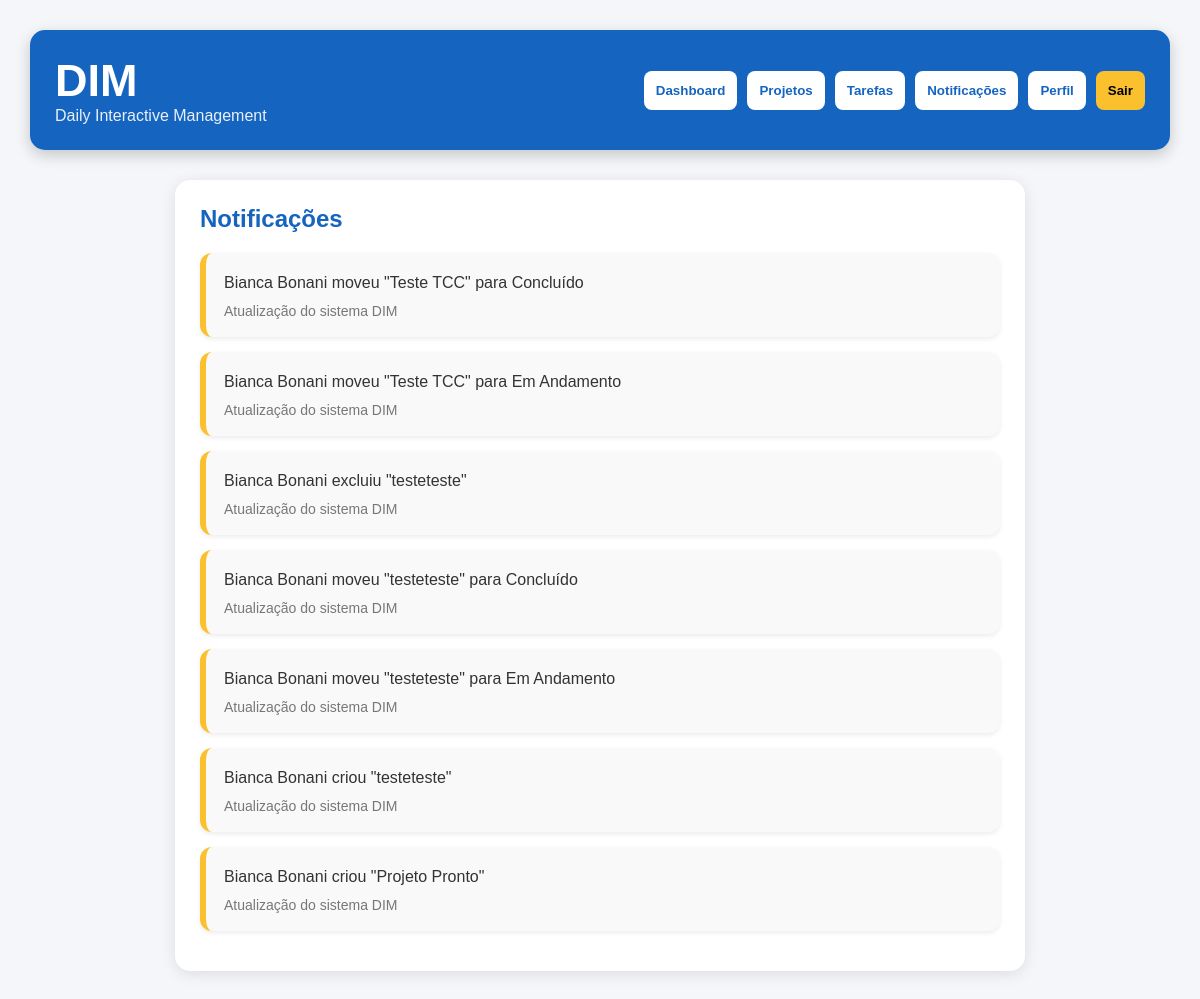
The page /notificacoes (signed in) on the database as committed earlier.
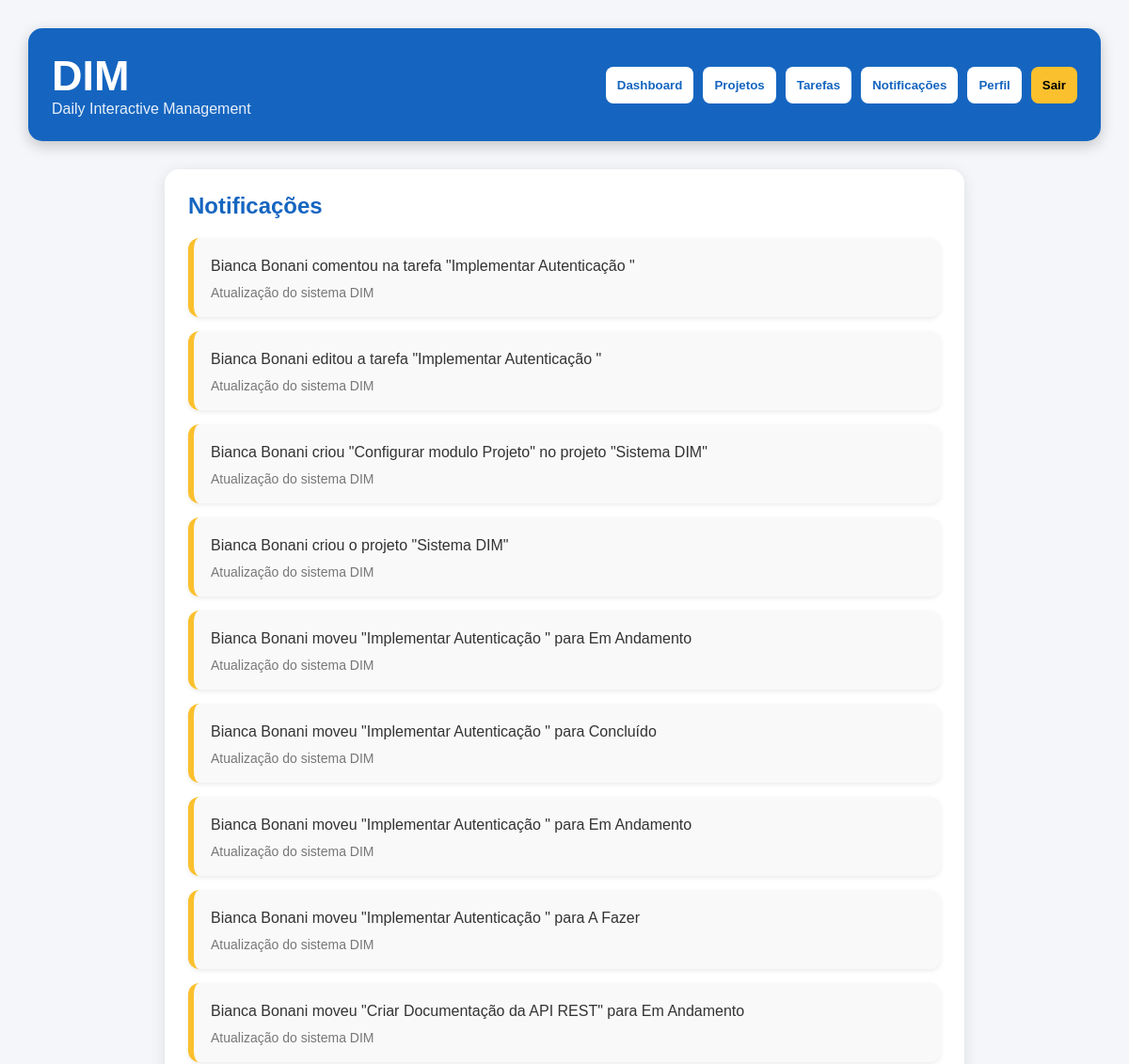
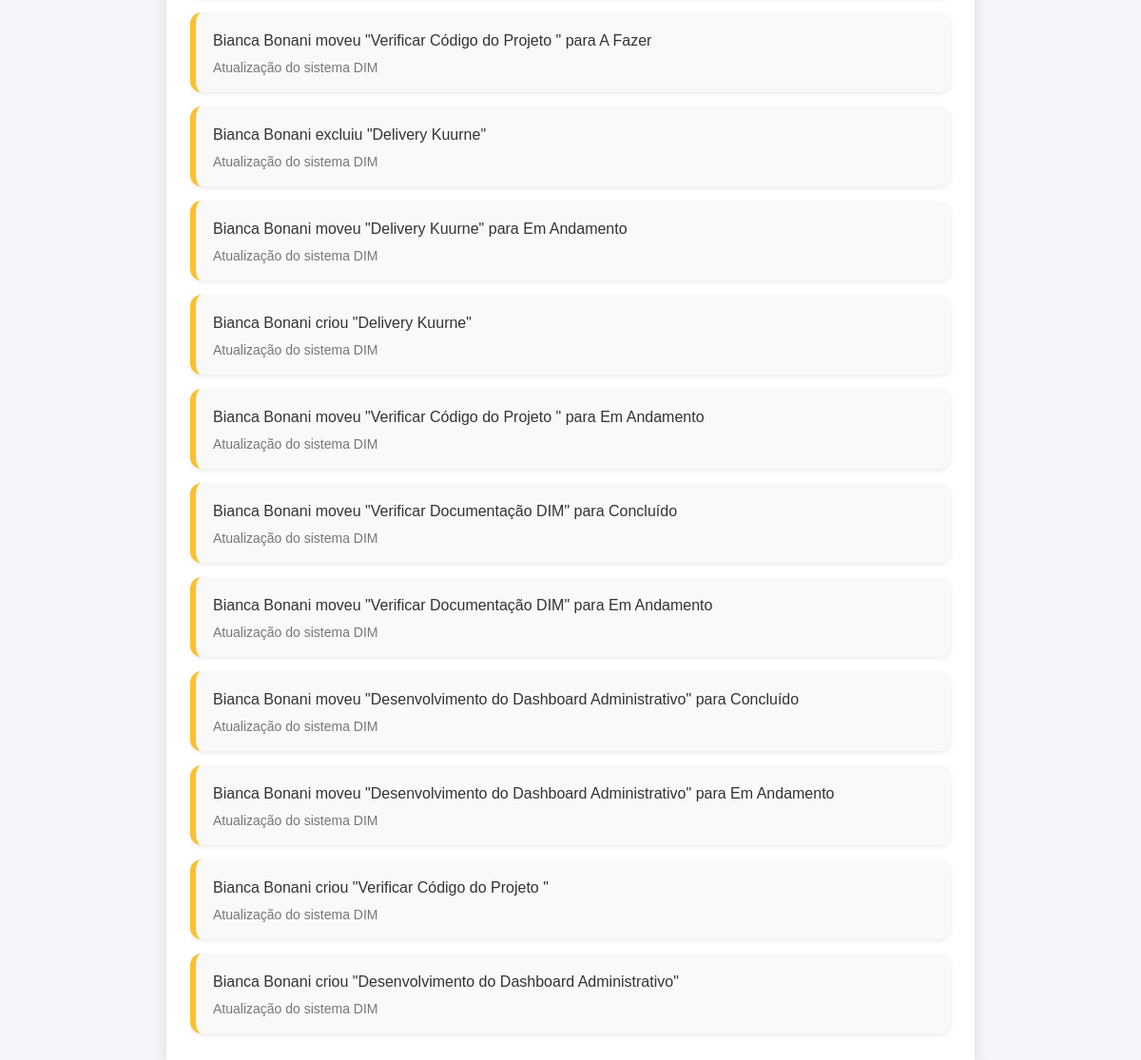
The same page on the database as committed later (2 pictures, top to bottom).
### tables this page shows
CREATE TABLE historico(
        id INTEGER PRIMARY KEY AUTOINCREMENT,
        mensagem TEXT
    );

### app.py (the view)
@app.route("/notificacoes")
def notificacoes():
    if "usuario_id" not in session:
        return redirect("/login")
    conexao = get_db()
    cursor = conexao.cursor()
    cursor.execute("""
    SELECT *
    FROM historico
    ORDER BY id DESC
    LIMIT 20
    """)
    notificacoes = cursor.fetchall()
    conexao.close()
    return render_template("notificacoes.html", notificacoes=notificacoes)

### app.py (called while the page is built)
def get_db():
    conexao = sqlite3.connect("dim.db")
    return conexao

### templates/notificacoes.html (shortened to what this page needs)
<!DOCTYPE html>
<html lang="pt-BR">
<head>
</head>
<body>
<div class="topo">
<div class="logo">
<h1>DIM</h1>
<p>Daily Interactive Management</p>
</div>
<div class="menu">
<a href="/dashboard">
<button>Dashboard</button>
</a>
<a href="/projetos">
<button>Projetos</button>
</a>
<a href="/tarefas">
<button>Tarefas</button>
</a>
<a href="/notificacoes">
<button>Notificações</button>
</a>
<a href="/perfil">
<button>Perfil</button>
</a>
<a href="/logout">
<button class="sair">Sair</button>
</a>
</div>
</div>
<div class="container">
<div class="lista">
<h2>Notificações</h2>
{% if notificacoes %}
{% for notificacao in notificacoes %}
<div class="notificacao">
<p>{{ notificacao[1] }}</p>
<span>Atualização do sistema DIM</span>
</div>
{% endfor %}
{% else %}
<div class="vazio">
Nenhuma notificação registrada até o momento.
</div>
{% endif %}
</div>
</div>
</body>
</html>

Rows that differ between the two databases and show on the page:
no longer on this page (row unchanged): historico: mensagem "Bianca Bonani moveu \"Teste TCC\" para Concluído"
no longer on this page (row unchanged): historico: mensagem "Bianca Bonani moveu \"Teste TCC\" para Em Andamento"
no longer on this page (row unchanged): historico: mensagem "Bianca Bonani excluiu \"testeteste\""
no longer on this page (row unchanged): historico: mensagem "Bianca Bonani moveu \"testeteste\" para Concluído"
no longer on this page (row unchanged): historico: mensagem "Bianca Bonani moveu \"testeteste\" para Em Andamento"
no longer on this page (row unchanged): historico: mensagem "Bianca Bonani criou \"testeteste\""
no longer on this page (row unchanged): historico: mensagem "Bianca Bonani criou \"Projeto Pronto\""
added historico: mensagem "Bianca Bonani comentou na tarefa \"Implementar Autenticação \""
added historico: mensagem "Bianca Bonani editou a tarefa \"Implementar Autenticação \""
added historico: mensagem "Bianca Bonani criou \"Configurar modulo Projeto\" no projeto \"Sistema DIM\""
added historico: mensagem "Bianca Bonani criou o projeto \"Sistema DIM\""
added historico: mensagem "Bianca Bonani moveu \"Implementar Autenticação \" para Em Andamento"
added historico: mensagem "Bianca Bonani moveu \"Implementar Autenticação \" para Concluído"
added historico: mensagem "Bianca Bonani moveu \"Implementar Autenticação \" para Em Andamento"
added historico: mensagem "Bianca Bonani moveu \"Implementar Autenticação \" para A Fazer"
added historico: mensagem "Bianca Bonani moveu \"Criar Documentação da API REST\" para Em Andamento"
added historico: mensagem "Bianca Bonani moveu \"Verificar Código do Projeto \" para A Fazer"
added historico: mensagem "Bianca Bonani excluiu \"Delivery Kuurne\""
added historico: mensagem "Bianca Bonani moveu \"Delivery Kuurne\" para Em Andamento"
added historico: mensagem "Bianca Bonani criou \"Delivery Kuurne\""
added historico: mensagem "Bianca Bonani moveu \"Verificar Código do Projeto \" para Em Andamento"
added historico: mensagem "Bianca Bonani moveu \"Verificar Documentação DIM\" para Concluído"
added historico: mensagem "Bianca Bonani moveu \"Verificar Documentação DIM\" para Em Andamento"
added historico: mensagem "Bianca Bonani moveu \"Desenvolvimento do Dashboard Administrativo\" para Concluído"
added historico: mensagem "Bianca Bonani moveu \"Desenvolvimento do Dashboard Administrativo\" para Em Andamento"
added historico: mensagem "Bianca Bonani criou \"Verificar Código do Projeto \""
added historico: mensagem "Bianca Bonani criou \"Desenvolvimento do Dashboard Administrativo\""
